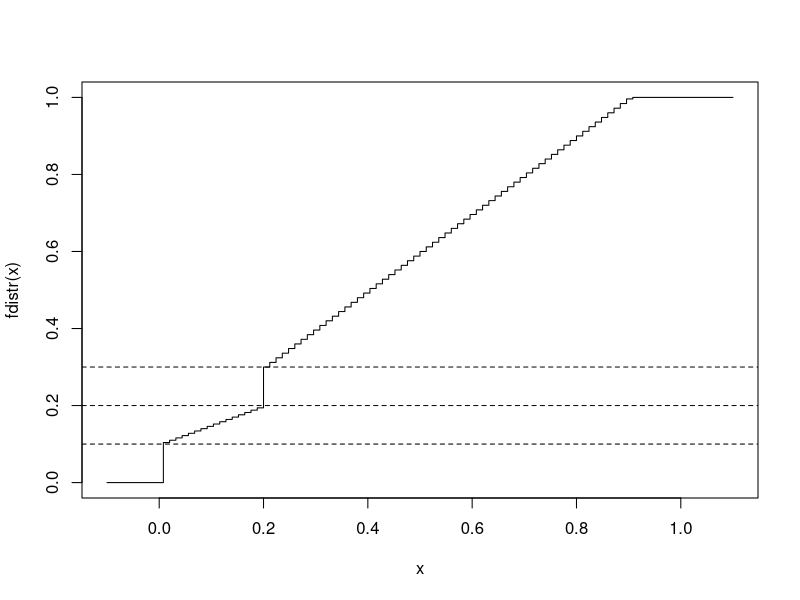
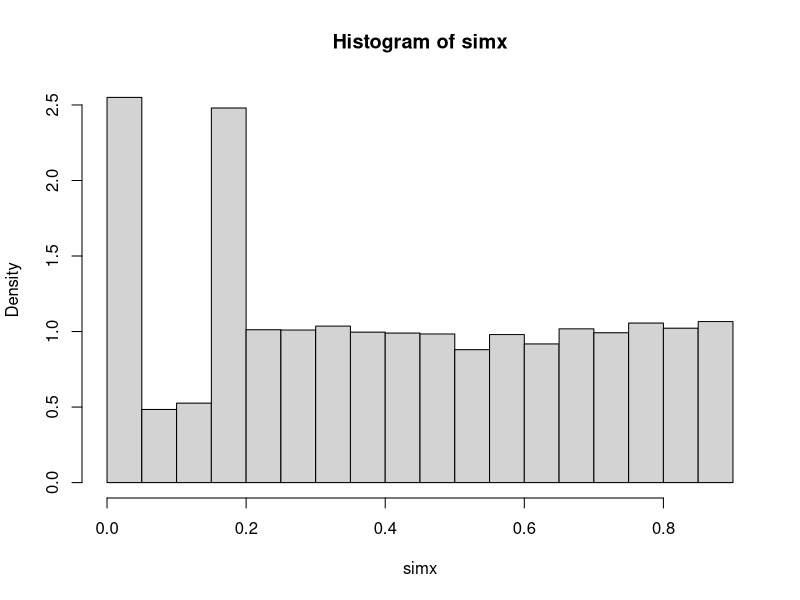
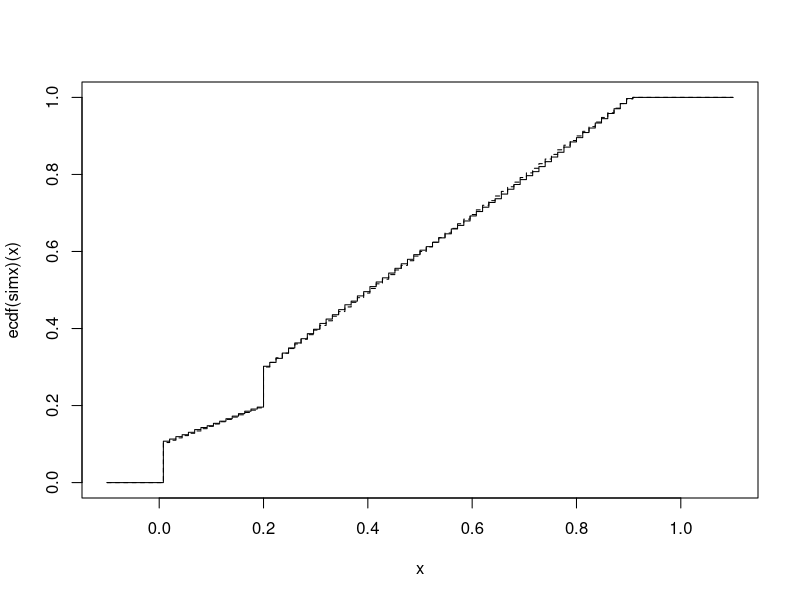

The R script that drew these images, in order:
# Simulacion de una distribucion mixta mediante el metodo de inversion generalizado

# Consideramos la variable aleatoria con funcion de distribucion dada por

fdistr <- function(x) {
  ifelse(x < 0, 0,
         ifelse(x < 1/5, x/2 + 1/10,
                ifelse(x <= 9/10, x + 1/10, 1) ) )
}

# Representacion
curve(fdistr, from = -0.1, to = 1.1, type = 's', main = '')
abline(h = c(1/10, 2/10, 3/10), lty = 2) # Discontinuidades

# NOTA: Esta variable toma los valores 0 y 1/5 con probabilidades 1/10

# a. Diseñar un algoritmo basado en el metodo de inversion generalizado
# para generar observaciones de esta variable

# Recordar el algoritmo general
#   1. Generar U ~ U(0,1)
#   2. Devolver X = Q(U)

# EN ESTE CASO
#   1. Generar U ~ U(0,1)
#   2. Si U < 1/10 devolver X = 0
#   3. En caso contrario, si U < 2/10 devolver X = 2(U-1/10)
#   4. En caso contrario, si U < 3/10 devolver X = 2/10
#   5. Caso contrario devolver X = U - 1/10


# b. Implementar el algoritmo en una función que permita generar nsim valores de esta variable

# IMPLEMENTACION
# Función cuantil:
fquant <- function(u) 
  ifelse(u < 1/10, 0,
         ifelse(u < 2/10, 2*(u - 1/10),
                ifelse(u < 3/10, 1/5, u - 1/10) ) )
# Función para generar nsim valores:
rx <- function(nsim) fquant(runif(nsim))

# Ejemplo
set.seed(1)
nsim <- 10^4
system.time(simx <- rx(nsim))

hist(simx, breaks = "FD", freq = FALSE)

# Comparacion de funciones de distribucion
curve(ecdf(simx)(x), from= -0.1, to = 1.1, type = "s")
curve(fdistr(x), type = "s", lty = 2, add = TRUE)